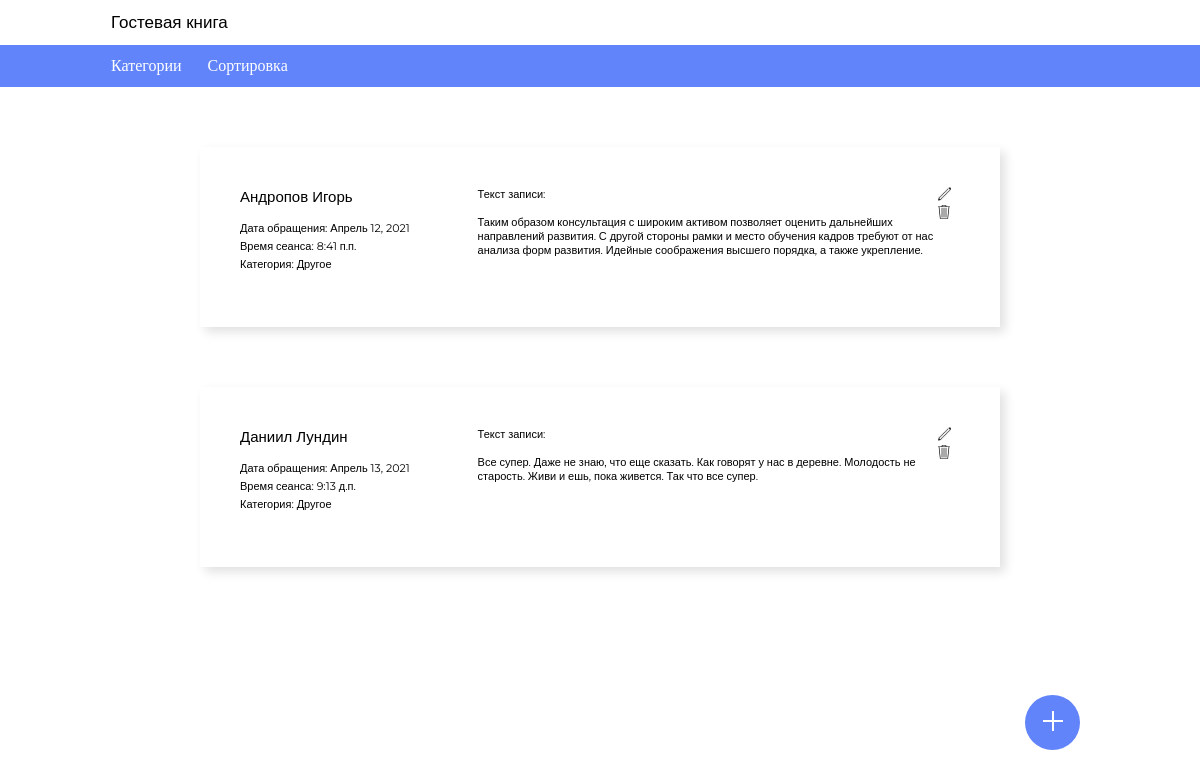
Screenshot of /other with the database file from the repository.
### main/models.py (models this page shows, shortened)
class Review(models.Model):
    author = models.CharField('Автор', max_length=50)
    category = models.ForeignKey(Category, on_delete=models.CASCADE)
    date = models.DateField('Дата добавления', auto_now_add=True)
    time = models.TimeField('Время обращения', auto_now_add=True)
    text = models.TextField('Текст отзыва')
    class Meta:
        verbose_name = 'Отзыв'
        verbose_name_plural = 'Отзывы'

class Category(models.Model):
    name = models.CharField('Категория', max_length=50)
    link = models.CharField('Ссылка', max_length=50)
    def __str__(self):
        return self.name
    class Meta:
        verbose_name = 'Категория'
        verbose_name_plural = 'Категории'

### main/views.py (the view)
# urls.py: path('other', views.other),
def other(request):
    reviews = Review.objects.filter(category=5)
    category = Category.objects.all()
    return render(request, 'main/index.html', {'reviews': reviews, 'categories': category, 'title': "Гостевая книга"})

### main/templates/main/index.html (shortened to what this page needs)
{% load static %}
<!DOCTYPE html>
<html lang="en">
<head>
    <link rel="stylesheet" href="{% static "css/styles.css" %}">
</head>
<body>
    <header>
        {{ title }}
    </header>
    <div class="menu">
        <ul>
            <li class="dropdown">
            	<a class="dropbtn">Категории</a>
            </li>
            <li class="dropdown">
            	<a class="dropbtn">Сортировка</a>
            </li>
        </ul>
    </div>
    <div class="wrap">
        <div id="review" class="review-list">
            {% for el in reviews %}
                <div class="review-list__item">
                    <div class="review__contain">
                        <div class="review__1">
                            <ul>
                                <li class="review__name">{{ el.author }}</li>
                                <li class="review__name-info">Дата обращения:  {{ el.date }}</li>
                                <li class="review__name-info">Время сеанса:   {{ el.time }}</li>
                                <li class="review__name-info">Категория: {{ el.category }}</li>
                            </ul>
                        </div>
                        <div class="review__2">
                            <p>Текст записи:<br><br>
                                {{ el.text }} </p>
                        </div>
                        <div class="review__3">
                            <img src="{% static "images/edit.svg" %}" alt="edit">
                            <img src="{% static "images/delete.svg" %}" alt="delete">
                        </div>
                    </div>
                </div>
            {% endfor %}
    </div>
    <a href="#window__add" title="Добавить" class="topbutton">
        <img class="button__add" src="{% static "images/add.svg" %}" alt="edit">
    </a>
</body>
</html>

### static/css/styles.css (style rules this page uses)
* { margin: 0; }
header { font-family: 'Montserrat', sans-serif; font-weight: 500; font-size: 17px; margin-top: 12px; margin-bottom: 12px; margin-left: 111px; }
.menu { color: #FFF; padding-top: 12px; padding-bottom: 12px; padding-left: 111px; background-color: #6284FB; list-style: none; }
.menu>ul { margin: 0px; padding: 0px; list-style: none; }
.review__1>ul { margin: 0px; padding: 0px; list-style: none; }
.menu>ul>li { display: inline; margin-right: 22px; }
.wrap { margin: 60px 150px 146px 150px; }
.review-list { display:flex; flex-wrap: wrap; justify-content: center; }
.review-list__item { padding: 0px; height: 180px; box-shadow: 5px 5px 10px rgba(0, 0, 0, 0.12); flex-basis: 800px; margin-bottom: 60px; margin-left: 49px; margin-right: 49px; }
.review__contain { margin: 40px; display:flex; flex-wrap: nowrap; justify-content: flex-start; }
.review__1 { width: 33%; height: 120px; }
.review__name { font-family: 'Montserrat', sans-serif; font-size: 15px; font-weight: 500; margin-bottom: 15px; }
.review__name-info { font-family: 'Montserrat', sans-serif; font-size: 11px; margin-top: 4px; font-weight: 400; }
.review__2 { font-family: 'Montserrat', sans-serif; font-size: 11px; width: 64%; }
.review__3 { width: 3%; }
.topbutton { width: 55px; height: 55px; border:none; background:#6284FB; text-align:center; padding: 0px; position:fixed; bottom:50px; right:120px; cursor:pointer; border-radius: 5px; -moz-border-radius: 100px; -webkit-border-radius: 100px; -khtml-border-radius: 100px; }
.button__add { padding: 16px; }
.dropdown { position: relative; display: inline-block; }

### rows the page displays
Review: author "Андропов Игорь", date "Апрель 12, 2021", time "8:41 п.п.", category "Другое", text "Таким образом консультация с широким активом позволяет оценить дальнейших направлений развития. С другой стороны рамки и место обучения кадров требуют от нас анализа форм развития. Идейные соображения высшего порядка, а также укрепление."
Review: author "Даниил Лундин", date "Апрель 13, 2021", time "9:13 д.п.", category "Другое", text "Все супер. Даже не знаю, что еще сказать. Как говорят у нас в деревне. Молодость не старость. Живи и ешь, пока живется. Так что все супер."

### other values shown
{{ title }} "Гостевая книга"
